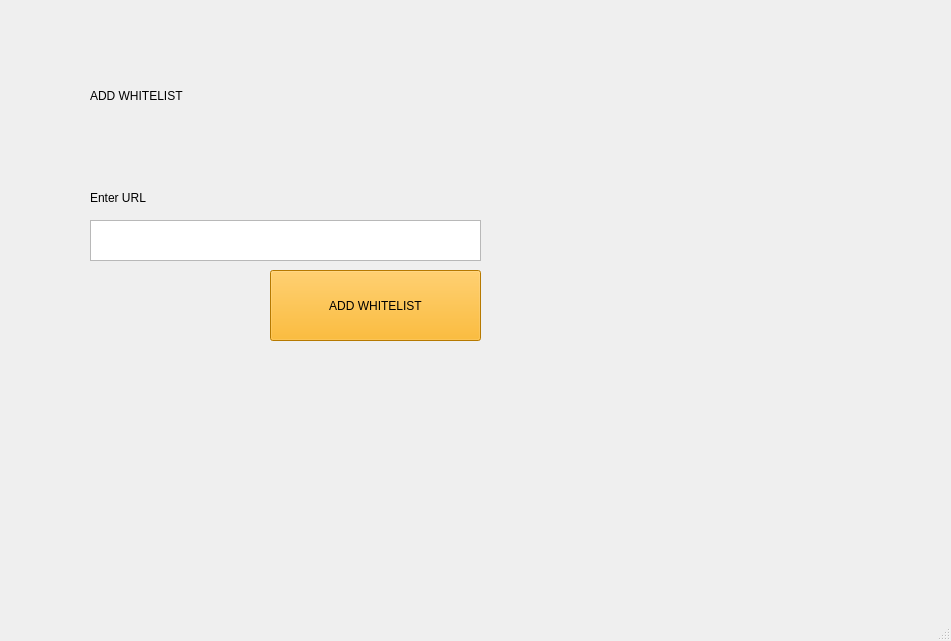
<?xml version="1.0" encoding="UTF-8"?>
<ui version="4.0">
 <class>MainWindow</class>
 <widget class="QMainWindow" name="MainWindow">
  <property name="geometry">
   <rect>
    <x>0</x>
    <y>0</y>
    <width>951</width>
    <height>641</height>
   </rect>
  </property>
  <property name="windowTitle">
   <string>MainWindow</string>
  </property>
  <widget class="QWidget" name="centralwidget">
   <widget class="QLabel" name="label_2">
    <property name="geometry">
     <rect>
      <x>0</x>
      <y>-230</y>
      <width>1461</width>
      <height>1111</height>
     </rect>
    </property>
    <property name="text">
     <string/>
    </property>
    <property name="pixmap">
     <pixmap>ss4.png</pixmap>
    </property>
   </widget>
   <widget class="QLabel" name="label">
    <property name="geometry">
     <rect>
      <x>90</x>
      <y>70</y>
      <width>291</width>
      <height>51</height>
     </rect>
    </property>
    <property name="styleSheet">
     <string notr="true">font: 24pt &quot;Algerian&quot;;</string>
    </property>
    <property name="text">
     <string>ADD WHITELIST</string>
    </property>
   </widget>
   <widget class="QLabel" name="label_3">
    <property name="geometry">
     <rect>
      <x>90</x>
      <y>190</y>
      <width>91</width>
      <height>16</height>
     </rect>
    </property>
    <property name="styleSheet">
     <string notr="true">font: 12pt &quot;Times New Roman&quot;;</string>
    </property>
    <property name="text">
     <string>Enter URL</string>
    </property>
   </widget>
   <widget class="QTextEdit" name="textEdit">
    <property name="geometry">
     <rect>
      <x>90</x>
      <y>220</y>
      <width>391</width>
      <height>41</height>
     </rect>
    </property>
   </widget>
   <widget class="QPushButton" name="pushButton">
    <property name="geometry">
     <rect>
      <x>270</x>
      <y>270</y>
      <width>211</width>
      <height>71</height>
     </rect>
    </property>
    <property name="styleSheet">
     <string notr="true">background-color: rgb(255, 170, 0);
font: 10pt &quot;Times New Roman&quot;;</string>
    </property>
    <property name="text">
     <string>ADD WHITELIST</string>
    </property>
   </widget>
  </widget>
  <widget class="QMenuBar" name="menubar">
   <property name="geometry">
    <rect>
     <x>0</x>
     <y>0</y>
     <width>951</width>
     <height>30</height>
    </rect>
   </property>
  </widget>
  <widget class="QStatusBar" name="statusbar"/>
 </widget>
 <resources/>
 <connections/>
</ui>
